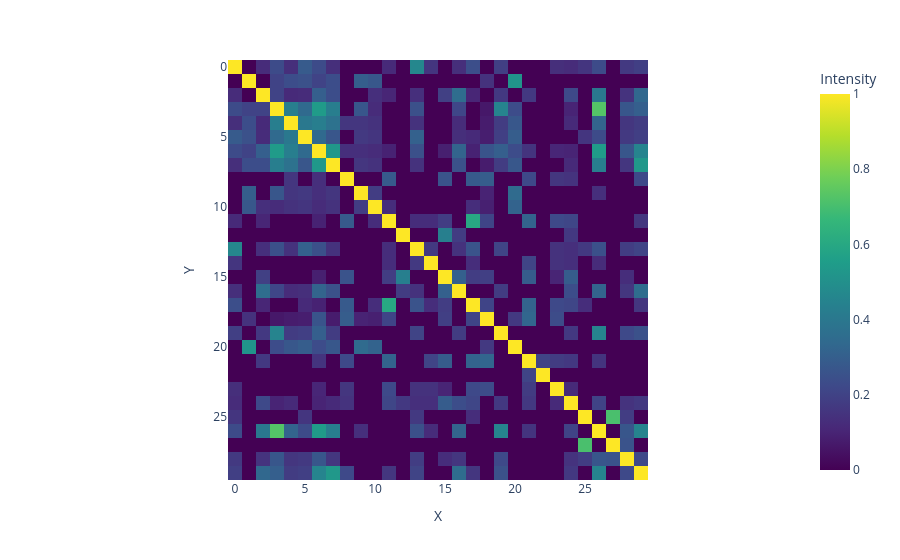

Notebook code for this chart:
### Code cell
X_new = ngram_vectorizer.fit_transform(song_no_redundant)
similarity_matrix_song_new = cosine_similarity(X_new)

corpus_hover_new = []
for x in range(len(song_no_redundant)):
    corpus_hover_new.append(
        list(map(lambda l: f'<br>X={l}</br><br>Y={song_no_redundant[x]}</br>',
         song_no_redundant))
    )

fig = px.imshow(
    similarity_matrix_song_new,
    labels=dict(x="X", y="Y", color="Intensity"),
    x=[i for i in range(similarity_matrix_song_new.shape[0])],
    y=[i for i in range(similarity_matrix_song_new.shape[0])],
    #text_auto=True,                # Automatically displays values inside the boxes
    color_continuous_scale="Viridis" # Choose color mapping style
)

fig.update_traces(
    customdata=corpus_hover_new,
    hovertemplate="<br>X=%{x}; Y=%{y}</br>%{customdata}<br>Similarity:%{z}</br><extra></extra>"
)
fig.show()

### Figure 1 — Plotly figure (JSON) as saved in the notebook; plotly's stock layout.template omitted (floating-point values rounded to 4 significant figures; data arrays with more than 128 entries replaced by an {"elided": "..."} marker saying what was removed)
{"data": [{"coloraxis": "coloraxis", "customdata": {"elided": "30x30 str values"}, "hovertemplate": "<br>X=%{x}; Y=%{y}</br>%{customdata}<br>Similarity:%{z}</br><extra></extra>", "name": "0", "type": "heatmap", "x": [0, 1, 2, 3, 4, 5, 6, 7, 8, 9, 10, 11, 12, 13, 14, 15, 16, 17, 18, 19, 20, 21, 22, 23, 24, 25, 26, 27, 28, 29], "xaxis": "x", "y": [0, 1, 2, 3, 4, 5, 6, 7, 8, 9, 10, 11, 12, 13, 14, 15, 16, 17, 18, 19, 20, 21, 22, 23, 24, 25, 26, 27, 28, 29], "yaxis": "y", "z": {"elided": "30x30 float values"}}], "layout": {"coloraxis": {"autocolorscale": false, "colorbar": {"title": {"text": "Intensity"}}, "colorscale": [[0, "#440154"], [0.1111, "#482878"], [0.2222, "#3e4989"], [0.3333, "#31688e"], [0.4444, "#26828e"], [0.5556, "#1f9e89"], [0.6667, "#35b779"], [0.7778, "#6ece58"], [0.8889, "#b5de2b"], [1, "#fde725"]]}, "margin": {"t": 60}, "xaxis": {"anchor": "y", "constrain": "domain", "domain": [0, 1], "scaleanchor": "y", "title": {"text": "X"}}, "yaxis": {"anchor": "x", "autorange": "reversed", "constrain": "domain", "domain": [0, 1], "title": {"text": "Y"}}}}
